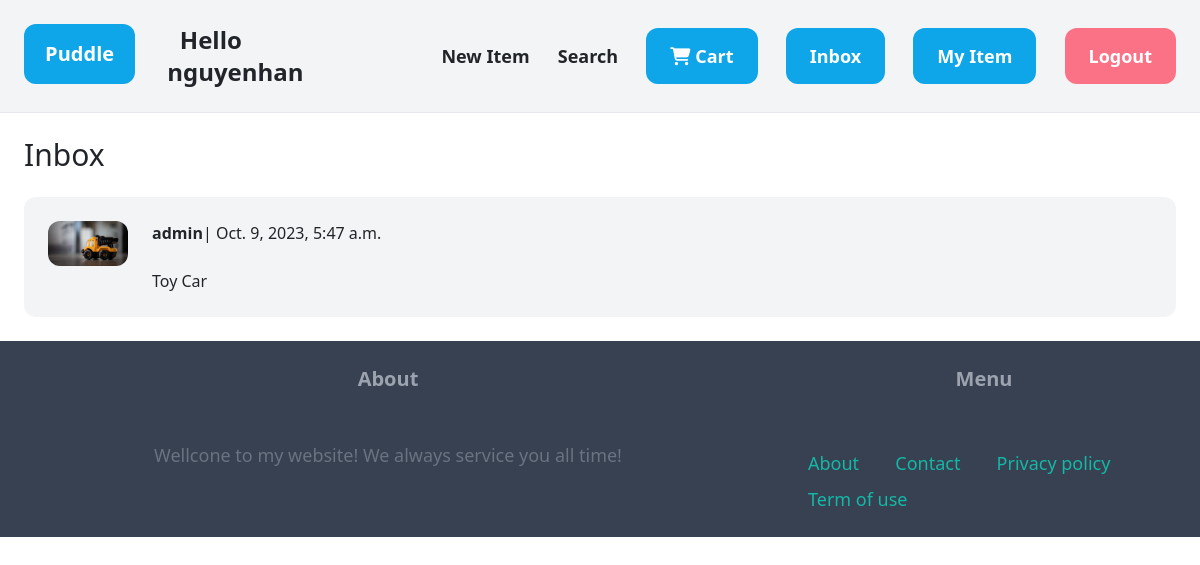
Screenshot of /inbox/ (signed in) with the database file from the repository.
### conversation/models.py (models this page shows)
class Conversation(models.Model):
    item = models.ForeignKey(Item , related_name='conversations' , on_delete=models.CASCADE)
    members = models.ManyToManyField(User , related_name='conversations')
    created_at = models.DateTimeField(auto_now_add=True)
    modified_at = models.DateTimeField(auto_now=True)
    class Meta:
        ordering = ('-modified_at',)

### item/models.py (models this page shows, shortened)
class Item(models.Model):
    category = models.ForeignKey(Category, related_name='items' ,on_delete=models.CASCADE)
    name = models.CharField(max_length=255)
    description = models.TextField(blank=True , null=True)
    price = models.FloatField()
    is_sold = models.BooleanField(default=False)
    image = models.ImageField(upload_to='items_image', blank=True,null=True)
    created_by = models.ForeignKey(User , related_name='items',on_delete=models.CASCADE)
    created_at = models.DateTimeField(auto_now_add=True)

### conversation/views.py (the view)
# urls.py: path('' , views.inbox , name='inbox'),
def inbox(request):
    conversations = Conversation.objects.filter(members__in=[request.user.id])
    return render(request, 'conversation/inbox.html',{
        'conversations': conversations
    })

### conversation/templates/conversation/inbox.html (shortened to what this page needs)
{% extends "core/base.html" %}
{% block content %}
    <h1 class=" mb-6 text-3xl">Inbox</h1>
    <div class="space-y-6">
        {% for conversation in conversations %}
            <a href="{% url 'conversation:detail' conversation.id %}">
                <div class="p-6 flex bg-gray-100 rounded-xl">
                    <div class="pr-6">
                        <img src="{{ conversation.item.image.url }}" class="w-20 rounded-xl" alt="">
                    </div>
                    <div>
                        {% for member in conversation.members.all %}
                            {% if member != request.user %}
                                <p class="mb-4"><strong>{{member.username}}</strong>| {{ conversation.modified_at }} </p>
                                <p>{{ conversation.item.name }}</p>
                            {%endif%}
                        {% endfor %}
                    </div>
                </div>
            </a>
        {%endfor%}
    </div>
{% endblock %}

### core/templates/core/base.html (shortened to what this page needs)
<!DOCTYPE html>
<html lang="en">
<head>
    <script src="https://cdn.tailwindcss.com"></script>
    <link rel="stylesheet" href="https://cdnjs.cloudflare.com/ajax/libs/font-awesome/6.4.2/css/all.min.css" />
    <link href="https://cdn.jsdelivr.net/npm/bootstrap@5.0.2/dist/css/bootstrap.min.css" rel="stylesheet">
</head>
<body >
    <nav class="py-6 px-6 flex bg-gray-100 justify-between items-center border-b border-grey-200">
        <div class="grid grid-cols-2 gap-2 space-x-6 w-1/5">
            <div><a href="/" class="px-3 py-3 bg-sky-500 text-center text-white rounded-xl d-block text-xl font-semibold">Puddle</a></div>
            <p class="font-semibold text-center text-2xl block">Hello {{ request.user.username }}</p>
        </div>
        <div class="space-x-6">
            <a href="{% url 'item:new' %}" class= "text-lg font-semibold hover:text-grey-500">New Item</a>
            <a href="{% url 'item:items' %}" class= "text-lg font-semibold hover:text-grey-500">Search</a>
            {% if request.user.is_authenticated %}
                <a href="{% url 'item:cart' %}" class ="px-6 py-3 text-lg font-semibold bg-sky-500 text-white rounded-xl hover:bg-sky-700"><i class="fa-solid fa-cart-shopping"></i> Cart</a>
                <a href="{% url 'conversation:inbox' %}" class ="px-6 py-3 text-lg font-semibold bg-sky-500 text-white rounded-xl hover:bg-sky-700">Inbox</a>
                <a href="{% url 'dashboard:index' %}" class ="px-6 py-3 text-lg font-semibold bg-sky-500 text-white rounded-xl hover:bg-sky-700">My Item</a>
                <a href="{% url 'core:logout' %}" class ="px-6 py-3 text-lg font-semibold bg-rose-400 text-white rounded-xl hover:bg-rose-500">Logout</a>
            {% else %}
                <a href="{% url 'core:signup' %}" class ="px-6 py-3 text-lg font-semibold bg-sky-500 text-white rounded-xl hover:bg-sky-700">Sign up</a>
                <a href="{% url 'core:login' %}" class ="px-6 py-3 text-lg font-semibold bg-gray-500 text-white rounded-xl hover:bg-gray-700">Log in</a>
            {%endif%}
        </div>
    </nav>
    <div class="px-6 py-6">
        {% block content %}
        {% endblock %}
    </div>
    <footer class ="py-6 px-6 flex justify-between bg-gray-700">
        <div class ="w-2/3 pr-10">
            <h3 class="mb-5 font-semibold text-gray-400 text-center text-xl">About</h3>
            <p class="text-lg text-gray-500 text-center">Wellcone to my website! We always service you all time!</p>
        </div>
        <div class="w-1/3">
            <h3 class="mb-5 font-semibold text-gray-400 text-xl text-center">Menu</h3>
            <ul class="space-y-2">
                <li class="d-inline-block"><a href="#" class="text-lg text-teal-500 p-3 hover:text-teal-700">About</a></li>
                <li class="d-inline-block"><a href="{% url 'core:contact' %}" class="text-lg p-3 text-teal-500 hover:text-teal-700">Contact</a></li>
                <li class="d-inline-block"><a href="#" class="text-lg text-teal-500  p-3 hover:text-teal-700">Privacy policy</a></li>
                <li class="d-inline-block"><a href="#" class="text-lg text-teal-500  p-3 hover:text-teal-700">Term of use</a></li>
            </ul>
        </div>
    </footer>
</body>
</html>

### rows the page displays
Conversation: item.image (picture), modified_at "Oct. 9, 2023, 5:47 a.m.", item.name "Toy Car"

### other values shown
{{ request.user.username }} "nguyenhan"
{{ member.username }} "admin"
